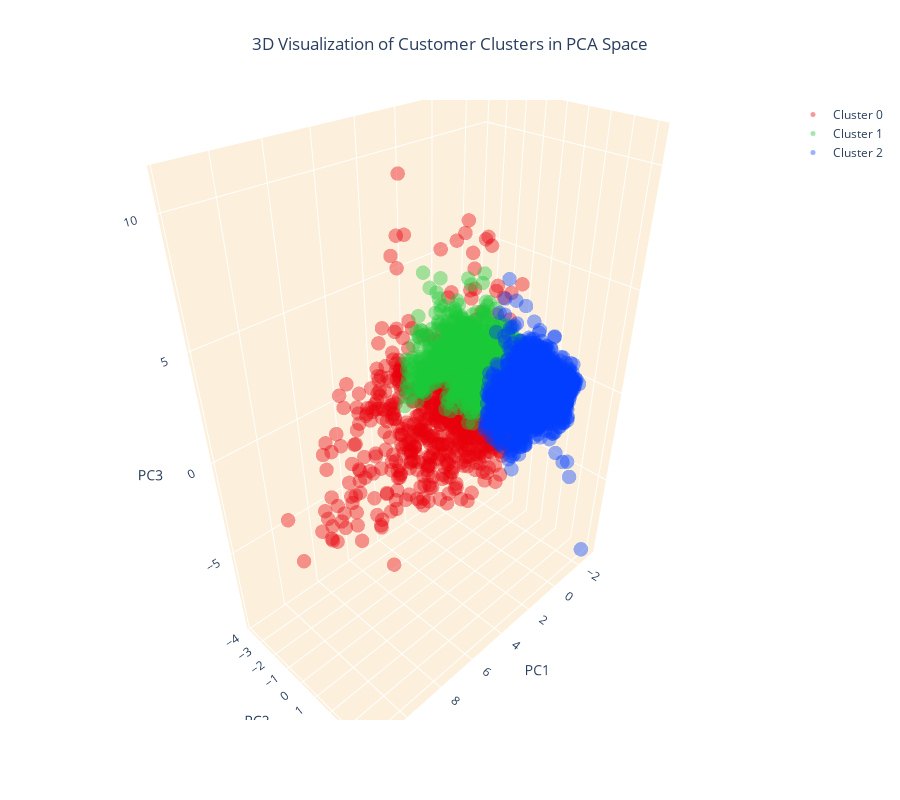

Notebook code cell kept with this figure:
### Code cell
# Create separate data frames for each cluster
cluster_0 = customer_data_pca[customer_data_pca['cluster'] == 0]
cluster_1 = customer_data_pca[customer_data_pca['cluster'] == 1]
cluster_2 = customer_data_pca[customer_data_pca['cluster'] == 2]

# Create a 3D scatter plot
fig = go.Figure()

# Add data points for each cluster separately and specify the color
fig.add_trace(go.Scatter3d(x=cluster_0['PC1'], y=cluster_0['PC2'], z=cluster_0['PC3'], 
                           mode='markers', marker=dict(color=colors[0], size=5, opacity=0.4), name='Cluster 0'))
fig.add_trace(go.Scatter3d(x=cluster_1['PC1'], y=cluster_1['PC2'], z=cluster_1['PC3'], 
                           mode='markers', marker=dict(color=colors[1], size=5, opacity=0.4), name='Cluster 1'))
fig.add_trace(go.Scatter3d(x=cluster_2['PC1'], y=cluster_2['PC2'], z=cluster_2['PC3'], 
                           mode='markers', marker=dict(color=colors[2], size=5, opacity=0.4), name='Cluster 2'))

# Set the title and layout details
fig.update_layout(
    title=dict(text='3D Visualization of Customer Clusters in PCA Space', x=0.5),
    scene=dict(
        xaxis=dict(backgroundcolor="#fcf0dc", gridcolor='white', title='PC1'),
        yaxis=dict(backgroundcolor="#fcf0dc", gridcolor='white', title='PC2'),
        zaxis=dict(backgroundcolor="#fcf0dc", gridcolor='white', title='PC3'),
    ),
    width=900,
    height=800
)

# Show the plot
fig.show()

### Figure 1 — Plotly figure (JSON) as saved in the notebook; plotly's stock layout.template omitted (floating-point values rounded to 4 significant figures; data arrays with more than 128 entries replaced by an {"elided": "..."} marker saying what was removed)
{"data": [{"marker": {"color": "#e8000b", "opacity": 0.4, "size": 5}, "mode": "markers", "name": "Cluster 0", "type": "scatter3d", "x": {"elided": "690 float values"}, "y": {"elided": "690 float values"}, "z": {"elided": "690 float values"}}, {"marker": {"color": "#1ac938", "opacity": 0.4, "size": 5}, "mode": "markers", "name": "Cluster 1", "type": "scatter3d", "x": {"elided": "1661 float values"}, "y": {"elided": "1661 float values"}, "z": {"elided": "1661 float values"}}, {"marker": {"color": "#023eff", "opacity": 0.4, "size": 5}, "mode": "markers", "name": "Cluster 2", "type": "scatter3d", "x": {"elided": "1697 float values"}, "y": {"elided": "1697 float values"}, "z": {"elided": "1697 float values"}}], "layout": {"height": 800, "scene": {"xaxis": {"backgroundcolor": "#fcf0dc", "gridcolor": "white", "title": {"text": "PC1"}}, "yaxis": {"backgroundcolor": "#fcf0dc", "gridcolor": "white", "title": {"text": "PC2"}}, "zaxis": {"backgroundcolor": "#fcf0dc", "gridcolor": "white", "title": {"text": "PC3"}}}, "title": {"text": "3D Visualization of Customer Clusters in PCA Space", "x": 0.5}, "width": 900}}
